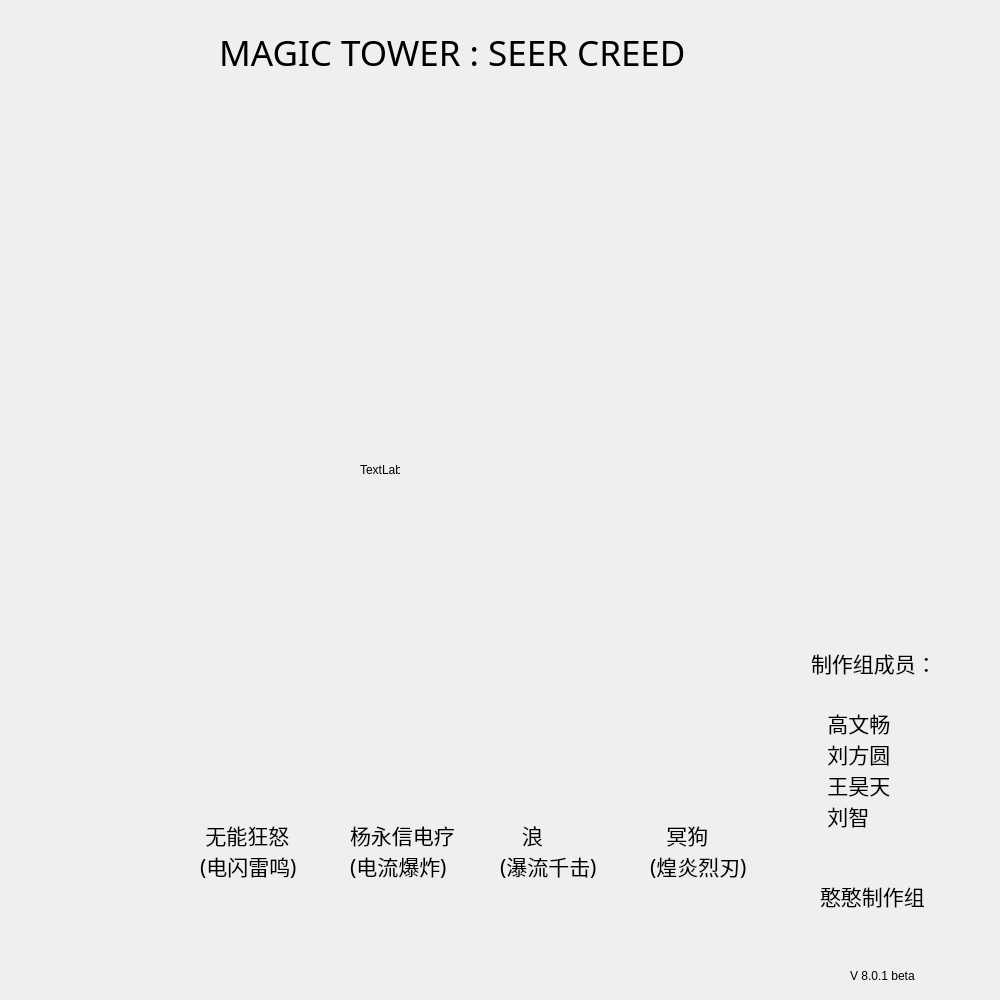
<?xml version="1.0" encoding="UTF-8"?>
<ui version="4.0">
 <class>Game</class>
 <widget class="QWidget" name="Game">
  <property name="geometry">
   <rect>
    <x>0</x>
    <y>0</y>
    <width>1000</width>
    <height>1000</height>
   </rect>
  </property>
  <property name="windowTitle">
   <string>Game</string>
  </property>
  <widget class="QLabel" name="leftwindow">
   <property name="geometry">
    <rect>
     <x>0</x>
     <y>0</y>
     <width>200</width>
     <height>1000</height>
    </rect>
   </property>
   <property name="styleSheet">
    <string notr="true">background-image: url(:/resources/pic/rightwindow.png);</string>
   </property>
   <property name="text">
    <string/>
   </property>
  </widget>
  <widget class="QLabel" name="rightwindow">
   <property name="geometry">
    <rect>
     <x>800</x>
     <y>0</y>
     <width>200</width>
     <height>1000</height>
    </rect>
   </property>
   <property name="styleSheet">
    <string notr="true">background-image: url(:/resources/pic/rightwindow.png);</string>
   </property>
   <property name="text">
    <string/>
   </property>
  </widget>
  <widget class="QLabel" name="he">
   <property name="geometry">
    <rect>
     <x>360</x>
     <y>300</y>
     <width>40</width>
     <height>40</height>
    </rect>
   </property>
   <property name="text">
    <string/>
   </property>
  </widget>
  <widget class="QLabel" name="mon1l">
   <property name="geometry">
    <rect>
     <x>360</x>
     <y>450</y>
     <width>40</width>
     <height>40</height>
    </rect>
   </property>
   <property name="text">
    <string>TextLabel</string>
   </property>
  </widget>
  <widget class="QLabel" name="mon2l">
   <property name="geometry">
    <rect>
     <x>490</x>
     <y>180</y>
     <width>40</width>
     <height>40</height>
    </rect>
   </property>
   <property name="text">
    <string/>
   </property>
  </widget>
  <widget class="QLabel" name="mon3l">
   <property name="geometry">
    <rect>
     <x>490</x>
     <y>330</y>
     <width>40</width>
     <height>40</height>
    </rect>
   </property>
   <property name="text">
    <string/>
   </property>
  </widget>
  <widget class="QLabel" name="mon4l">
   <property name="geometry">
    <rect>
     <x>520</x>
     <y>430</y>
     <width>40</width>
     <height>40</height>
    </rect>
   </property>
   <property name="text">
    <string/>
   </property>
  </widget>
  <widget class="QLabel" name="topwindow">
   <property name="geometry">
    <rect>
     <x>201</x>
     <y>0</y>
     <width>601</width>
     <height>104</height>
    </rect>
   </property>
   <property name="font">
    <font>
     <family>PMingLiU-ExtB</family>
     <pointsize>26</pointsize>
    </font>
   </property>
   <property name="styleSheet">
    <string notr="true">background-image: url(:/resources/pic/top2.jpg);</string>
   </property>
   <property name="text">
    <string>  MAGIC TOWER : SEER CREED</string>
   </property>
  </widget>
  <widget class="QLabel" name="skillwindow">
   <property name="geometry">
    <rect>
     <x>210</x>
     <y>700</y>
     <width>600</width>
     <height>300</height>
    </rect>
   </property>
   <property name="text">
    <string/>
   </property>
  </widget>
  <widget class="QLabel" name="bossl">
   <property name="geometry">
    <rect>
     <x>670</x>
     <y>150</y>
     <width>120</width>
     <height>120</height>
    </rect>
   </property>
   <property name="text">
    <string/>
   </property>
  </widget>
  <widget class="QLabel" name="wall1">
   <property name="geometry">
    <rect>
     <x>200</x>
     <y>260</y>
     <width>200</width>
     <height>40</height>
    </rect>
   </property>
   <property name="styleSheet">
    <string notr="true">background-image: url(:/resources/pic/wall.png);</string>
   </property>
   <property name="text">
    <string/>
   </property>
  </widget>
  <widget class="QLabel" name="wall2">
   <property name="geometry">
    <rect>
     <x>360</x>
     <y>140</y>
     <width>40</width>
     <height>160</height>
    </rect>
   </property>
   <property name="styleSheet">
    <string notr="true">background-image: url(:/resources/pic/wall.png);</string>
   </property>
   <property name="text">
    <string/>
   </property>
  </widget>
  <widget class="QLabel" name="wall3">
   <property name="geometry">
    <rect>
     <x>560</x>
     <y>260</y>
     <width>240</width>
     <height>40</height>
    </rect>
   </property>
   <property name="styleSheet">
    <string notr="true">background-image: url(:/resources/pic/wall.png);</string>
   </property>
   <property name="text">
    <string/>
   </property>
  </widget>
  <widget class="QLabel" name="wall4">
   <property name="geometry">
    <rect>
     <x>560</x>
     <y>140</y>
     <width>40</width>
     <height>160</height>
    </rect>
   </property>
   <property name="styleSheet">
    <string notr="true">background-image: url(:/resources/pic/wall.png);</string>
   </property>
   <property name="text">
    <string/>
   </property>
  </widget>
  <widget class="QLabel" name="wall5">
   <property name="geometry">
    <rect>
     <x>200</x>
     <y>380</y>
     <width>200</width>
     <height>40</height>
    </rect>
   </property>
   <property name="styleSheet">
    <string notr="true">background-image: url(:/resources/pic/wall.png);</string>
   </property>
   <property name="text">
    <string/>
   </property>
  </widget>
  <widget class="QLabel" name="wall6">
   <property name="geometry">
    <rect>
     <x>560</x>
     <y>380</y>
     <width>240</width>
     <height>40</height>
    </rect>
   </property>
   <property name="styleSheet">
    <string notr="true">background-image: url(:/resources/pic/wall.png);</string>
   </property>
   <property name="text">
    <string/>
   </property>
  </widget>
  <widget class="QLabel" name="wall7">
   <property name="geometry">
    <rect>
     <x>360</x>
     <y>460</y>
     <width>40</width>
     <height>240</height>
    </rect>
   </property>
   <property name="styleSheet">
    <string notr="true">background-image: url(:/resources/pic/wall.png);</string>
   </property>
   <property name="text">
    <string/>
   </property>
  </widget>
  <widget class="QLabel" name="wall8">
   <property name="geometry">
    <rect>
     <x>560</x>
     <y>460</y>
     <width>40</width>
     <height>240</height>
    </rect>
   </property>
   <property name="styleSheet">
    <string notr="true">background-image: url(:/resources/pic/wall.png);</string>
   </property>
   <property name="text">
    <string/>
   </property>
  </widget>
  <widget class="QLabel" name="wall9">
   <property name="geometry">
    <rect>
     <x>600</x>
     <y>460</y>
     <width>40</width>
     <height>40</height>
    </rect>
   </property>
   <property name="styleSheet">
    <string notr="true">background-image: url(:/resources/pic/wall.png);</string>
   </property>
   <property name="text">
    <string/>
   </property>
  </widget>
  <widget class="QLabel" name="waterl">
   <property name="geometry">
    <rect>
     <x>270</x>
     <y>680</y>
     <width>40</width>
     <height>40</height>
    </rect>
   </property>
   <property name="text">
    <string/>
   </property>
  </widget>
  <widget class="QLabel" name="shieldl">
   <property name="geometry">
    <rect>
     <x>460</x>
     <y>80</y>
     <width>40</width>
     <height>40</height>
    </rect>
   </property>
   <property name="text">
    <string/>
   </property>
  </widget>
  <widget class="QLabel" name="swordl">
   <property name="geometry">
    <rect>
     <x>300</x>
     <y>610</y>
     <width>40</width>
     <height>40</height>
    </rect>
   </property>
   <property name="text">
    <string/>
   </property>
  </widget>
  <widget class="QLabel" name="winl">
   <property name="geometry">
    <rect>
     <x>730</x>
     <y>300</y>
     <width>40</width>
     <height>40</height>
    </rect>
   </property>
   <property name="text">
    <string/>
   </property>
  </widget>
  <widget class="QLabel" name="firstskill">
   <property name="geometry">
    <rect>
     <x>200</x>
     <y>700</y>
     <width>150</width>
     <height>300</height>
    </rect>
   </property>
   <property name="font">
    <font>
     <family>仿宋</family>
     <pointsize>16</pointsize>
    </font>
   </property>
   <property name="styleSheet">
    <string notr="true">background-image: url(:/resources/pic/sec.jpg);</string>
   </property>
   <property name="text">
    <string> 无能狂怒
(电闪雷鸣)</string>
   </property>
  </widget>
  <widget class="QLabel" name="secondskill">
   <property name="geometry">
    <rect>
     <x>350</x>
     <y>700</y>
     <width>150</width>
     <height>300</height>
    </rect>
   </property>
   <property name="font">
    <font>
     <family>仿宋</family>
     <pointsize>16</pointsize>
    </font>
   </property>
   <property name="styleSheet">
    <string notr="true">background-image: url(:/resources/pic/skill1.jpg);</string>
   </property>
   <property name="text">
    <string>杨永信电疗
(电流爆炸)</string>
   </property>
  </widget>
  <widget class="QLabel" name="thirdskill">
   <property name="geometry">
    <rect>
     <x>500</x>
     <y>700</y>
     <width>150</width>
     <height>300</height>
    </rect>
   </property>
   <property name="font">
    <font>
     <family>仿宋</family>
     <pointsize>16</pointsize>
    </font>
   </property>
   <property name="styleSheet">
    <string notr="true">background-image: url(:/resources/pic/third.jpg);</string>
   </property>
   <property name="text">
    <string>    浪
(瀑流千击)</string>
   </property>
  </widget>
  <widget class="QLabel" name="forthskill">
   <property name="geometry">
    <rect>
     <x>650</x>
     <y>700</y>
     <width>150</width>
     <height>300</height>
    </rect>
   </property>
   <property name="font">
    <font>
     <family>仿宋</family>
     <pointsize>16</pointsize>
    </font>
   </property>
   <property name="styleSheet">
    <string notr="true">background-image: url(:/resources/pic/forth.jpg);</string>
   </property>
   <property name="text">
    <string>   冥狗
(煌炎烈刃)</string>
   </property>
  </widget>
  <widget class="QLabel" name="label">
   <property name="geometry">
    <rect>
     <x>20</x>
     <y>70</y>
     <width>40</width>
     <height>40</height>
    </rect>
   </property>
   <property name="styleSheet">
    <string notr="true">background-image: url(:/resources/pic/attack.png);</string>
   </property>
   <property name="text">
    <string/>
   </property>
  </widget>
  <widget class="QLabel" name="health">
   <property name="geometry">
    <rect>
     <x>40</x>
     <y>90</y>
     <width>111</width>
     <height>41</height>
    </rect>
   </property>
   <property name="text">
    <string/>
   </property>
  </widget>
  <widget class="QLabel" name="hea">
   <property name="geometry">
    <rect>
     <x>70</x>
     <y>30</y>
     <width>50</width>
     <height>50</height>
    </rect>
   </property>
   <property name="styleSheet">
    <string notr="true">image: url(:/resources/pic/hea.jpg);</string>
   </property>
   <property name="text">
    <string/>
   </property>
  </widget>
  <widget class="QLabel" name="label_2">
   <property name="geometry">
    <rect>
     <x>680</x>
     <y>460</y>
     <width>120</width>
     <height>40</height>
    </rect>
   </property>
   <property name="styleSheet">
    <string notr="true">background-image: url(:/resources/pic/wall.png);</string>
   </property>
   <property name="text">
    <string/>
   </property>
  </widget>
  <widget class="QLabel" name="label_3">
   <property name="geometry">
    <rect>
     <x>820</x>
     <y>870</y>
     <width>151</width>
     <height>51</height>
    </rect>
   </property>
   <property name="font">
    <font>
     <family>Bahnschrift Light Condensed</family>
     <pointsize>16</pointsize>
    </font>
   </property>
   <property name="text">
    <string>憨憨制作组</string>
   </property>
  </widget>
  <widget class="QLabel" name="label_4">
   <property name="geometry">
    <rect>
     <x>850</x>
     <y>960</y>
     <width>141</width>
     <height>31</height>
    </rect>
   </property>
   <property name="text">
    <string>V 8.0.1 beta</string>
   </property>
  </widget>
  <widget class="QLabel" name="wall10">
   <property name="geometry">
    <rect>
     <x>240</x>
     <y>340</y>
     <width>41</width>
     <height>41</height>
    </rect>
   </property>
   <property name="styleSheet">
    <string notr="true">background-image: url(:/resources/pic/wall.png);</string>
   </property>
   <property name="text">
    <string/>
   </property>
  </widget>
  <widget class="QLabel" name="label_5">
   <property name="geometry">
    <rect>
     <x>201</x>
     <y>104</y>
     <width>599</width>
     <height>596</height>
    </rect>
   </property>
   <property name="styleSheet">
    <string notr="true">background-image: url(:/resources/pic/back3.jpg);</string>
   </property>
   <property name="text">
    <string/>
   </property>
  </widget>
  <widget class="QLabel" name="label_6">
   <property name="geometry">
    <rect>
     <x>811</x>
     <y>624</y>
     <width>171</width>
     <height>231</height>
    </rect>
   </property>
   <property name="font">
    <font>
     <family>仿宋</family>
     <pointsize>16</pointsize>
    </font>
   </property>
   <property name="text">
    <string>制作组成员：

   高文畅
   刘方圆
   王昊天
   刘智</string>
   </property>
  </widget>
  <widget class="QLabel" name="label_7">
   <property name="geometry">
    <rect>
     <x>400</x>
     <y>460</y>
     <width>161</width>
     <height>41</height>
    </rect>
   </property>
   <property name="styleSheet">
    <string notr="true">background-image: url(:/resources/pic/wall.png);</string>
   </property>
   <property name="text">
    <string/>
   </property>
  </widget>
  <widget class="QLabel" name="label_8">
   <property name="geometry">
    <rect>
     <x>399</x>
     <y>501</y>
     <width>161</width>
     <height>194</height>
    </rect>
   </property>
   <property name="styleSheet">
    <string notr="true">background-image: url(:/resources/pic/logo.jpg);</string>
   </property>
   <property name="text">
    <string/>
   </property>
  </widget>
  <zorder>label_5</zorder>
  <zorder>leftwindow</zorder>
  <zorder>rightwindow</zorder>
  <zorder>he</zorder>
  <zorder>mon1l</zorder>
  <zorder>mon2l</zorder>
  <zorder>mon3l</zorder>
  <zorder>mon4l</zorder>
  <zorder>topwindow</zorder>
  <zorder>skillwindow</zorder>
  <zorder>bossl</zorder>
  <zorder>wall1</zorder>
  <zorder>wall2</zorder>
  <zorder>wall3</zorder>
  <zorder>wall4</zorder>
  <zorder>wall5</zorder>
  <zorder>wall6</zorder>
  <zorder>wall7</zorder>
  <zorder>wall8</zorder>
  <zorder>wall9</zorder>
  <zorder>waterl</zorder>
  <zorder>shieldl</zorder>
  <zorder>swordl</zorder>
  <zorder>winl</zorder>
  <zorder>firstskill</zorder>
  <zorder>secondskill</zorder>
  <zorder>thirdskill</zorder>
  <zorder>forthskill</zorder>
  <zorder>label</zorder>
  <zorder>health</zorder>
  <zorder>hea</zorder>
  <zorder>label_2</zorder>
  <zorder>label_3</zorder>
  <zorder>label_4</zorder>
  <zorder>wall10</zorder>
  <zorder>label_6</zorder>
  <zorder>label_7</zorder>
  <zorder>label_8</zorder>
 </widget>
 <layoutdefault spacing="6" margin="11"/>
 <resources/>
 <connections/>
</ui>
